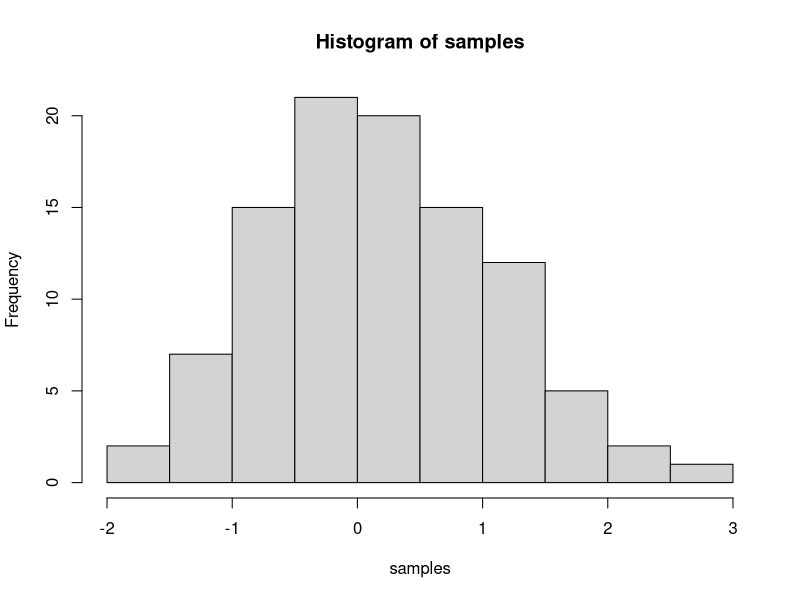

Source code (R):
## ---- chunk 1
knitr::opts_chunk$set(message=FALSE,warning=FALSE, cache=TRUE)
## ---- chunk 2
1+68
13*3
## ---- chunk 3
joey <- 47
chance <- 3
joey + chance
## ---- chunk 4
samples <- rnorm(100, mean=0, sd=1)
hist(samples)
## ---- chunk 5
1+2
2*5
5/3
(1+6+4)/5

## ---- chunk 6
a<-1
b<-2
a+b

d<-c(1,2,3)
e<-c(5,6,7)
d+e
d*e
d/e

## ---- chunk 7
# for loop solution
# i becomes the number 1 to 100 at each step of the loop


a <- length(100) # make empty variable, set length to 100
for (i in 1:100){
  a[i] <-i #assigns the number in i, to the ith index of a
}

print(a)

# for loop solution #2

a<-c() #create empty variable using combine command
for (i in 1:100){
  a<-c(a,i) # keeps combining a with itself and the new number in i
}
print(a)

# seq solution
a <- seq(1,100,1) # look up help for seq using ?seq() in console
print(a)

